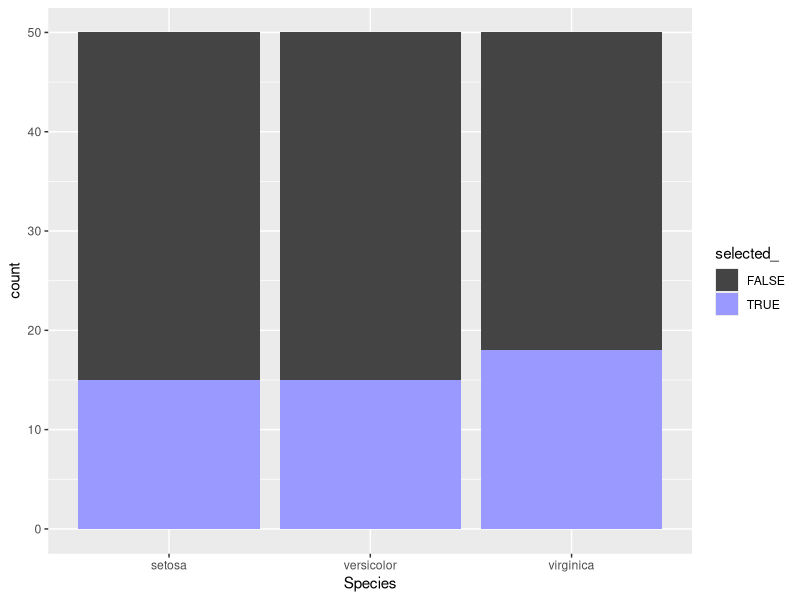
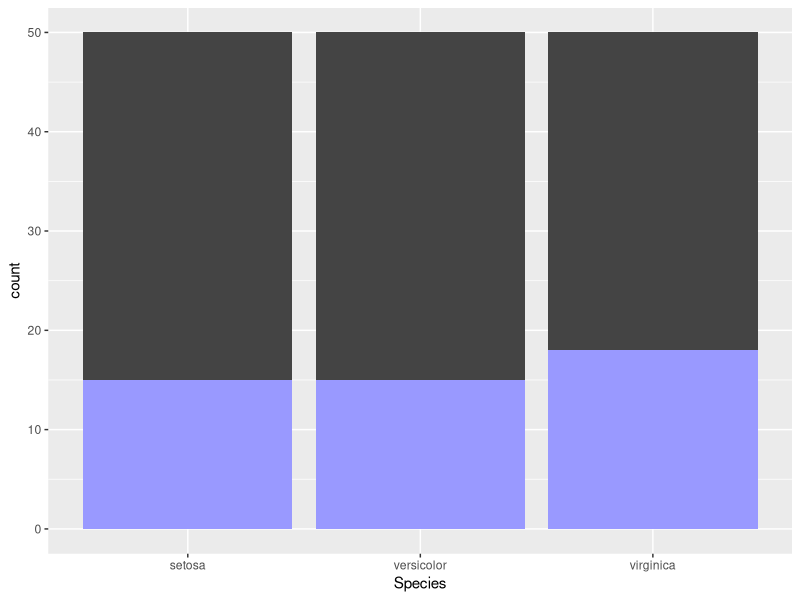

The R script that drew these images, in order:
## ---- chunk 1
library(ggplot2)

# Simulated sharedData$data(withSelection = TRUE)
df <- cbind(iris, selected_ = c(TRUE, FALSE, FALSE)[sample(3, nrow(iris), replace = TRUE)])

ggplot(df, aes(Species, fill = selected_)) +
  geom_bar(stat = "count") +
  scale_fill_manual(values = c("#444444", "#9999FF"))
## ---- chunk 2
library(crosstalk)

ggplot(df, aes(Species, fill = selection_factor(selected_))) +
  geom_bar(stat = "count") +
  scale_fill_selection("#444444", "#9999FF")
